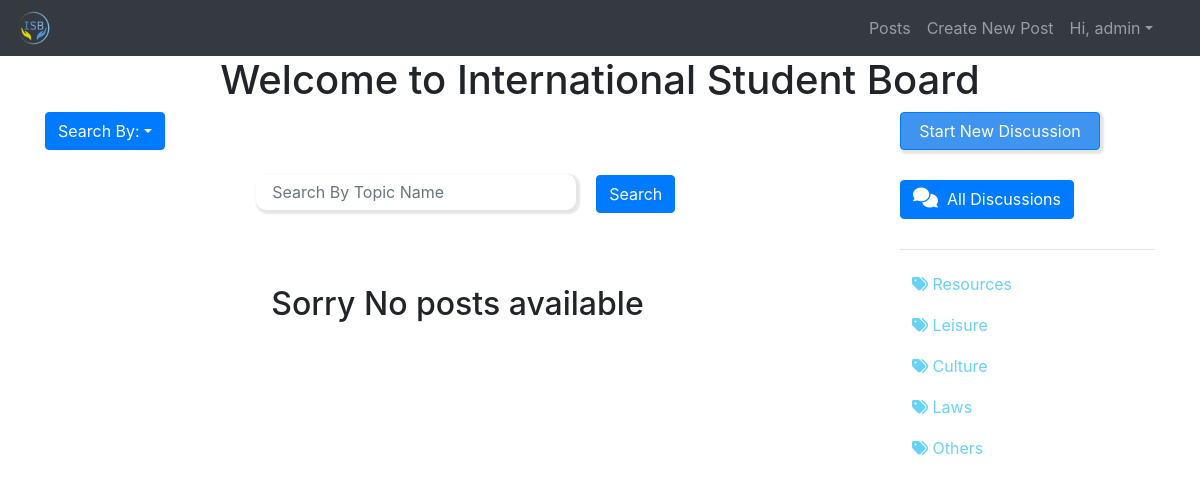
The app's page / (signed in), older data.
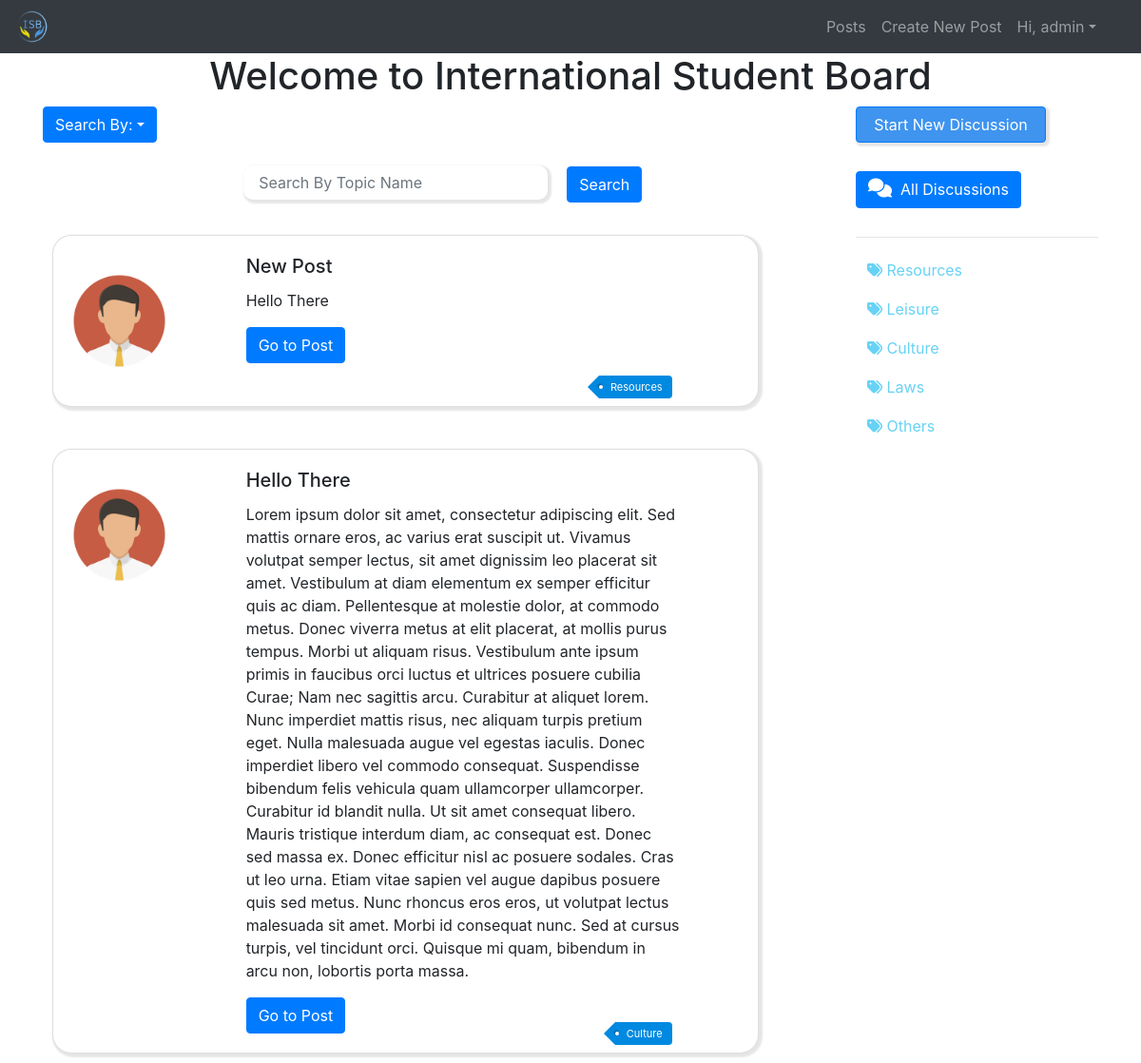
The same page, newer data.
### posts/models.py (models this page shows)
class Post(models.Model):
    tags = (
        ('Resources', 'Resources'),
        ('Documents', 'Documents'),
        ('Leisure', 'Leisure'),
        ('Culture', 'Culture'),
        ('Laws', 'Laws'),
        ('Other', 'Other'),
    )
    text = models.CharField(max_length=400, null=True)
    description = models.TextField(max_length=2000, null=True)
    date_created = models.DateTimeField(auto_now_add=True, null=True)
    userid = models.ForeignKey(User, null=True, on_delete=models.SET_NULL)
    tag = models.CharField(max_length=200, null=True, choices=tags)
    def __str__(self):
        return self.text + str(self.id)

### posts/views.py (the view)
# urls.py: 2. Add a URL to urlpatterns:  path('', views.home, name='home')
@login_required(login_url='login')
def home(request):
    posts = Post.objects.all()
    myFilter = PostFilter(request.GET, queryset=posts)
    posts = myFilter.qs
    print(posts)
    context = {'posts': posts, 'myFilter':myFilter, 'length' : len(posts)}
    return render(request, 'posts/dashboard.html', context)

### posts/templates/posts/dashboard.html (shortened to what this page needs)
{% extends 'posts/main.html' %}
{% load widget_tweaks %}
{% load static %}
{% block content %}
    <h1 id="homePageText">Welcome to International Student Board</h1>
    <div class="container">
        <div class="row">
            <div class="col-9">
                <div>
                    <div class="dropdown">
                        <button class="btn btn-primary dropdown-toggle" data-toggle="dropdown" aria-expanded="false" id="filter" type="button">Search By:</button>
                    </div>
                </div>
                <br>
                <div id="search">
                    <form method="get" id ="textForm">
                        {{ myFilter.form.text |add_class:"form-control mx-sm-3"|attr:"placeholder: Search By Topic Name"|attr:"id:searchBarText" }}
                        <button class="btn btn-primary" type="submit">Search</button>
                    </form>
                </div>
                {% if length == 0  %}
                <br> <br><br>
               <center> <h2>Sorry No posts available</h2></center>
                {% endif %}
                {% for post in posts %}
                    <br>
                    <div class="card" id="card-homePage">
                        <div class="card-body">
                            <div class="row">
                                <div class="col-3">
                                    <img id="thread-img" src="{% static '/images/avatar.png' %}" />
                                </div>
                                <div class="col-8">
                                    <h5 class="card-title">{{ post.text }}</h5>
                                    <p class="card-text">{{ post.description }}</p>
                                    <ul class="tags">
                                        <li><a href="#">{{post.tag}}</a></li>
                                    </ul>
                                    <a href="{% url 'post' post.id %}" class="btn btn-primary">Go to Post</a>
                                </div>
                            </div>
                        </div>
                    </div>
                {% endfor %}
            </div>
            <div class="col-3">
                <button class="btn btn-primary" onclick="window.location.href='{% url "createpost" %}';" id="new-discussion" type="button" style="background-color: rgb(63,148,239);">Start New Discussion</button>
                <div id="followinOptions">
                    <button onclick="window.location.href='{% url "home" %}';" class="btn btn-primary" id="followOption" type="button">
                        <i class="fa fa-comments" style="height: 24px;font-size: 20px;"></i>
                        All Discussions
                    </button>
                </div>
                <hr/>
                <button onclick="window.location.href='{% url "posts" "Resources" %}';" class=" followOption btn btn-primary" type="button">
                    <i class="fas fa-tags"></i>
                    Resources
                </button>
                <button onclick="window.location.href='{% url "posts" "Leisure" %}';" class="btn btn-primary followOption" type="button">
                    <i class="fas fa-tags"></i>
                    Leisure
                </button>
                <button onclick="window.location.href='{% url "posts" "Culture" %}';" class="btn btn-primary followOption" type="button">
                    <i class="fas fa-tags"></i>
                    Culture
                </button>
                <button onclick="window.location.href='{% url "posts" "Laws" %}';" class="btn btn-primary followOption" type="button">
                    <i class="fas fa-tags"></i>
                    Laws
                </button>
                <button onclick="window.location.href='{% url "posts" "Others" %}';" class="btn btn-primary followOption" type="button">
                    <i class="fas fa-tags"></i>
                    Others
                </button>
            </div>
        </div>
    </div>
{% endblock %}

### posts/templates/posts/main.html (shortened to what this page needs)
{% load static %}
<!DOCTYPE html>
<html lang="en">
<head>
    <link rel="stylesheet" href="https://maxcdn.bootstrapcdn.com/bootstrap/4.0.0/css/bootstrap.min.css">
    <link rel="stylesheet" href="{% static '/css/main.css' %}">
</head>
<body>
    {% include 'posts/navbar.html' %}
    {% block content %}
    {% endblock %}
</body>
</html>

### posts/templates/posts/navbar.html (shortened to what this page needs)
{% load static %}
<nav class="navbar navbar-expand-lg navbar-dark bg-dark">
  <div class="collapse navbar-collapse" id="navbarTogglerDemo01">
    <a class="navbar-brand" href="{% url 'home' %}"><img id="logo" src="{% static '/images/logo.png' %}"></a>
    <ul class="navbar-nav ml-auto mt-2 mt-lg-0" id = "navbar">
        {% if request.user.is_authenticated %}
            <li class="nav-item">
                <a class="nav-item nav-link" href="{% url 'home' %}">Posts</a>
            </li>
            <li class="nav-item">
                <a class="nav-item nav-link" href="{% url 'createpost' %}">Create New Post</a>
            </li>
            <li class="nav-item dropdown">
                <a class="nav-link dropdown-toggle" data-toggle="dropdown" href="#" role="button" aria-haspopup="true" aria-expanded="false">Hi, {{ request.user.username }}</a>
            </li>
        {% endif %}
    </ul>
  </div>
</nav>

### Static/css/main.css (style rules this page uses)
#logo { height: 100%; width: 100%; }
.navbar-brand { display: inline-block; height: 3%; width: 3%; margin: 0; padding:0; margin-right: 2%; }
#card-homePage { border-radius: 40px; width: 90%; margin: 10px; box-shadow: 2px 2px 2px 2px rgba(0,0,0,.1); border-radius: 20px; }
#navbar { margin: 0 2%; }
#thread-img { border-radius: 50px; height: 99px; width: 99px; margin: 20px 0; max-height: inherit; max-width: 100%; }
#homePageText { text-align: center; }
#new-discussion { width: 200px; box-shadow: 2px 2px 2px 2px rgba(0,0,0,.1); }
#followinOptions { margin: 30px 0; }
.followOption { color: rgb(104,210,245); background-color: white; text-decoration: none; border: none; display: block; margin: 5px 0; }
#searchBarText { display: inline-block; width: 20rem; border-radius: 10px; border: none; box-shadow: 2px 2px 2px 2px rgba(0,0,0,.1); }
#search { text-align: center; margin: 0 auto; }
.tags { margin:0; padding:0; position:absolute; right:24px; bottom:-12px; list-style:none; }
.tags li, .tags a { float:left; height:24px; line-height:24px; position:relative; font-size:11px; }
.tags a { margin-left:20px; padding:0 10px 0 12px; background:#0089e0; color:#fff; text-decoration:none; -moz-border-radius-bottomright:4px; -webkit-border-bottom-right-radius:4px; border-bottom-right-radius:4px; -moz-border-radius-topright:4px; -webkit-border-top-right-radius:4px; border-top-right-radius:4px; }
.tags a:before { content:""; float:left; position:absolute; top:0; left:-12px; width:0; height:0; border-color:transparent #0089e0 transparent transparent; border-style:solid; border-width:12px 12px 12px 0; }
.tags a:after { content:""; position:absolute; top:10px; left:0; float:left; width:4px; height:4px; -moz-border-radius:2px; -webkit-border-radius:2px; border-radius:2px; background:#fff; -moz-box-shadow:-1px -1px 2px #004977; -webkit-box-shadow:-1px -1px 2px #004977; box-shadow:-1px -1px 2px #004977; }

Row changes from the older to the newer data that the page shows:
added Post: text "New Post", description "Hello There", tag "Resources"
added Post: text "Hello There", description "Lorem ipsum dolor sit amet, consectetur adipiscing elit. Sed mattis ornare eros, ac varius erat suscipit ut. Vivamus volutpat semper lectus, sit amet dignissim leo placerat sit amet. Vestibulum at diam elementum ex semper efficitur quis ac diam. Pellentesque at molestie dolor, at commodo metus. Donec viverra metus at elit placerat, at mollis purus tempus. Morbi ut aliquam risus. Vestibulum ante ipsum primis in faucibus orci luctus et ultrices posuere cubilia Curae; Nam nec sagittis arcu. Curabitur at aliquet lorem. Nunc imperdiet mattis risus, nec aliquam turpis pretium eget. Nulla malesuada augue vel egestas iaculis. Donec imperdiet libero vel commodo consequat. Suspendisse bibendum felis…", tag "Culture"
Text that changed along with them:
text no longer shown: "Sorry No posts available"
